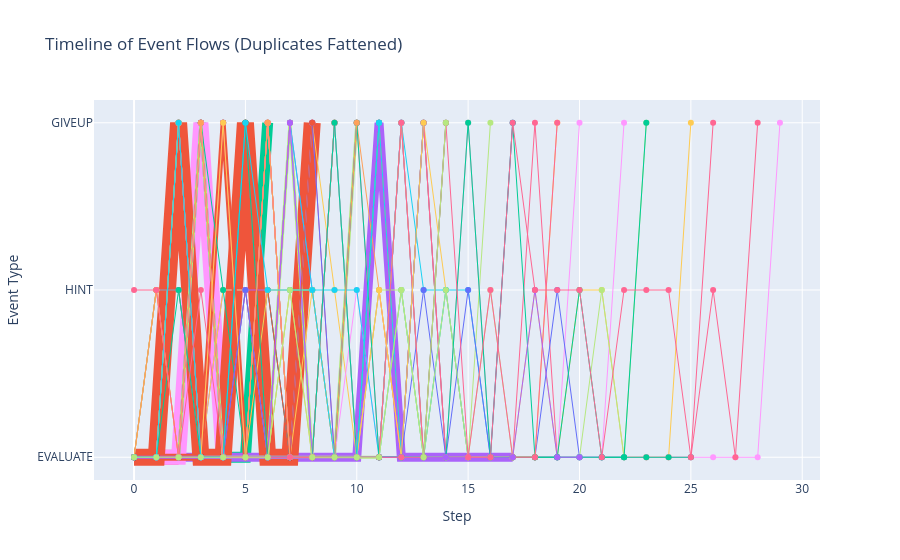

The notebook cell saved with this chart:
### Code cell
import pandas as pd
import plotly.graph_objects as go
from collections import Counter


# --- Count duplicate flows ---
flows_as_tuples = {sid: tuple(flow) for sid, flow in event_flows.items()}
flow_counts = Counter(flows_as_tuples.values())

# --- Prepare line segments per unique flow ---
fig = go.Figure()

for flow, count in flow_counts.items():
    x = list(range(len(flow)))
    y = list(flow)
    fig.add_trace(go.Scatter(
        x=x,
        y=y,
        mode='lines+markers',
        line=dict(width=1 + 2*(count-1)),  # base width 1, fatten for duplicates
        marker=dict(size=6),
        name=f"x{count}" if count>1 else None,  # optional legend for duplicates
        hovertemplate=f"Flow: {flow}<br>Count: {count}<extra></extra>"
    ))

fig.update_layout(
    title="Timeline of Event Flows (Duplicates Fattened)",
    xaxis_title="Step",
    yaxis_title="Event Type",
    yaxis=dict(type="category", categoryorder="array",
               categoryarray=["EVALUATE", "HINT", "GIVEUP"]),
    showlegend=False
)
fig.show()
